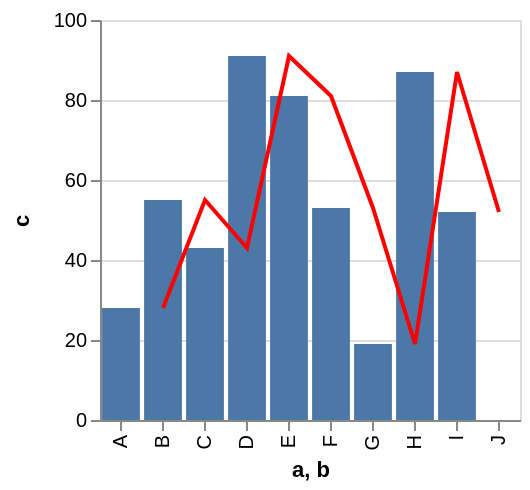

Express this chart as Vega-Lite.
### Vega specification from a JSON file in a GitHub repository (floating-point values rounded to 4 significant figures)
{"$schema": "https://vega.github.io/schema/vega/v4.json", "autosize": "pad", "padding": 5, "height": 200, "style": "cell", "data": [{"name": "source_0", "values": [{"a": "A", "b": "B", "c": 28}, {"a": "B", "b": "C", "c": 55}, {"a": "C", "b": "D", "c": 43}, {"a": "D", "b": "E", "c": 91}, {"a": "E", "b": "F", "c": 81}, {"a": "F", "b": "G", "c": 53}, {"a": "G", "b": "H", "c": 19}, {"a": "H", "b": "I", "c": 87}, {"a": "I", "b": "J", "c": 52}]}, {"name": "data_1", "source": "source_0", "transform": [{"type": "formula", "expr": "toNumber(datum[\"c\"])", "as": "c"}, {"type": "filter", "expr": "datum[\"c\"] !== null && !isNaN(datum[\"c\"])"}]}, {"name": "data_2", "source": "source_0", "transform": [{"type": "formula", "expr": "toNumber(datum[\"c\"])", "as": "c"}]}], "signals": [{"name": "x_step", "value": 21}, {"name": "width", "update": "bandspace(domain('x').length, 0.1, 0.05) * x_step"}], "marks": [{"name": "layer_0_marks", "type": "rect", "style": ["bar"], "from": {"data": "data_1"}, "encode": {"update": {"fill": {"value": "#4c78a8"}, "x": {"scale": "x", "field": "a"}, "width": {"scale": "x", "band": true}, "y": {"scale": "y", "field": "c"}, "y2": {"scale": "y", "value": 0}}}}, {"name": "layer_1_marks", "type": "line", "style": ["line"], "sort": {"field": "datum[\"b\"]", "order": "descending"}, "from": {"data": "data_2"}, "encode": {"update": {"stroke": {"value": "red"}, "x": {"scale": "x", "field": "b", "band": 0.5}, "y": {"scale": "y", "field": "c"}, "defined": {"signal": "datum[\"c\"] !== null && !isNaN(datum[\"c\"])"}}}}], "scales": [{"name": "x", "type": "band", "domain": {"fields": [{"data": "data_1", "field": "a"}, {"data": "data_2", "field": "b"}], "sort": true}, "range": {"step": {"signal": "x_step"}}, "paddingInner": 0.1, "paddingOuter": 0.05}, {"name": "y", "type": "linear", "domain": {"fields": [{"data": "data_1", "field": "c"}, {"data": "data_2", "field": "c"}]}, "range": [{"signal": "height"}, 0], "nice": true, "zero": true}], "axes": [{"scale": "x", "orient": "bottom", "grid": false, "title": "a, b", "labelOverlap": true, "encode": {"labels": {"update": {"angle": {"value": 270}, "align": {"value": "right"}, "baseline": {"value": "middle"}}}}, "zindex": 1}, {"scale": "y", "orient": "left", "grid": false, "title": "c", "labelOverlap": true, "tickCount": {"signal": "ceil(height/40)"}, "zindex": 1}, {"scale": "y", "orient": "left", "grid": true, "tickCount": {"signal": "ceil(height/40)"}, "gridScale": "x", "domain": false, "labels": false, "maxExtent": 0, "minExtent": 0, "ticks": false, "zindex": 0}], "config": {"axisY": {"minExtent": 30}}}
